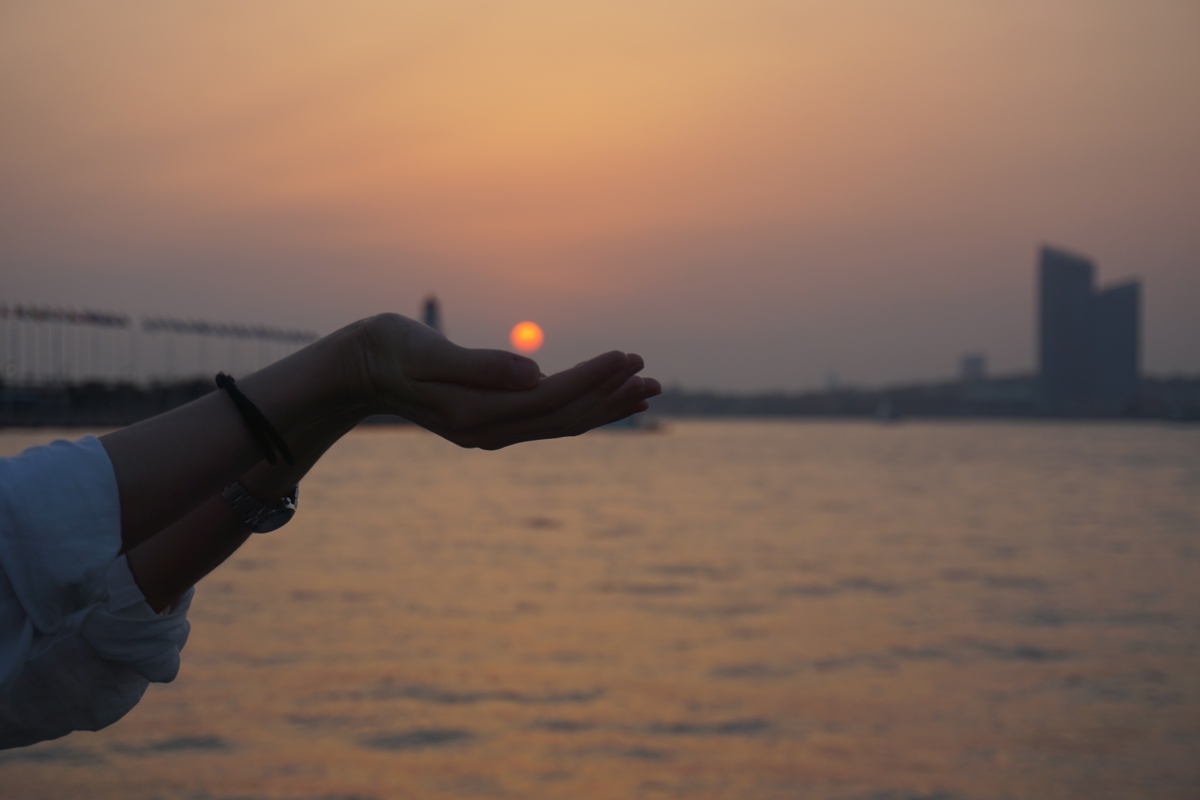
#> input picture photos/2016-10-03_青岛奥帆中心2.JPG, 6000 x 4000 px (shown at 1/5 size); its folder holds 4 pictures in this run
$ python tool.py   (older library calls are emulated)
#> lines starting #> are read from the running program, lines starting #| are printed output that depends on the picture
### ImageProcess.py
# coding=utf-8
from PIL import Image
import shutil
import os

class Graphics:
    '''图片处理类

    参数
    -------
    infile: 输入文件路径
    outfile: 输出文件路径
    '''
    def __init__(self, infile, outfile):
        self.infile = infile
        self.outfile = outfile

    # [41 lines left out: functions fixed_size, resize_by_width, resize_by_height, resize_by_size, not called in this run]


    def cut_by_ratio(self):
        """按照图片长宽进行分割

        ------------
        取中间的部分，裁剪成正方形
        """
        im = Image.open(self.infile)
        (x, y) = im.size
        if x > y:
            region = (int(x/2-y/2), 0, int(x/2+y/2), y)
            #裁切图片
            crop_img = im.crop(region)
            #保存裁切后的图片
            crop_img.save(self.outfile)
        elif x < y:
            region = (0, int(y/2-x/2), x, int(y/2+x/2))
            #裁切图片
            crop_img = im.crop(region)
            #保存裁切后的图片
            crop_img.save(self.outfile)

### tool.py
#coding: utf-8
from PIL import Image
import os
import sys
import json
from datetime import datetime
from ImageProcess import Graphics

# 定义压缩比，数值越大，压缩越小
SIZE_normal = 1.0
SIZE_small = 1.5
SIZE_more_small = 2.0
SIZE_more_small_small = 3.0


def make_directory(directory):
    """创建目录"""
    os.makedirs(directory)

def directory_exists(directory):
    """判断目录是否存在"""
    if os.path.exists(directory):
        return True
    else:
        return False

def list_img_file(directory):
    """列出目录下所有文件，并筛选出图片文件列表返回"""
#> called with directory = 'photos/'
    old_list = os.listdir(directory)
    # print old_list
    new_list = []
    for filename in old_list:
        name, fileformat = filename.split(".")
        if fileformat.lower() == "jpg" or fileformat.lower() == "png" or fileformat.lower() == "gif":
            new_list.append(filename)
    # print new_list
    return new_list


def print_help():
    print("""
    This program helps compress many image files
    you can choose which scale you want to compress your img(jpg/png/etc)
    1) normal compress(4M to 1M around)
    2) small compress(4M to 500K around)
    3) smaller compress(4M to 300K around)
    """)

# [22 lines left out: function compress, not called in this run]
def compress_photo():
    '''调用压缩图片的函数
    '''
    src_dir, des_dir = "photos/", "min_photos/"

    if directory_exists(src_dir):
        if not directory_exists(src_dir):
            make_directory(src_dir)
        # business logic
        file_list_src = list_img_file(src_dir)
    if directory_exists(des_dir):
        if not directory_exists(des_dir):
            make_directory(des_dir)
        file_list_des = list_img_file(des_dir)
        # print file_list
    '''如果已经压缩了，就不再压缩'''
    for i in range(len(file_list_des)):
        if file_list_des[i] in file_list_src:
            file_list_src.remove(file_list_des[i])
    compress('4', des_dir, src_dir, file_list_src)

# [41 lines left out: function handle_photo, not called in this run]

def cut_photo():
    """裁剪算法

    ----------
    调用Graphics类中的裁剪算法，将src_dir目录下的文件进行裁剪（裁剪成正方形）
    """
    src_dir = "photos/"
    if directory_exists(src_dir):
        if not directory_exists(src_dir):
            make_directory(src_dir)
        # business logic
        file_list = list_img_file(src_dir)
        # print file_list
        if file_list:
            print_help()
            for infile in file_list:
                img = Image.open(src_dir+infile)
#> img is the input picture: PIL image 6000x4000 RGB; mean R, G, B 126.9, 101.3, 87.1
                Graphics(infile=src_dir+infile, outfile=src_dir + infile).cut_by_ratio()
#> in cut_by_ratio, `crop_img = im.crop(region)`:
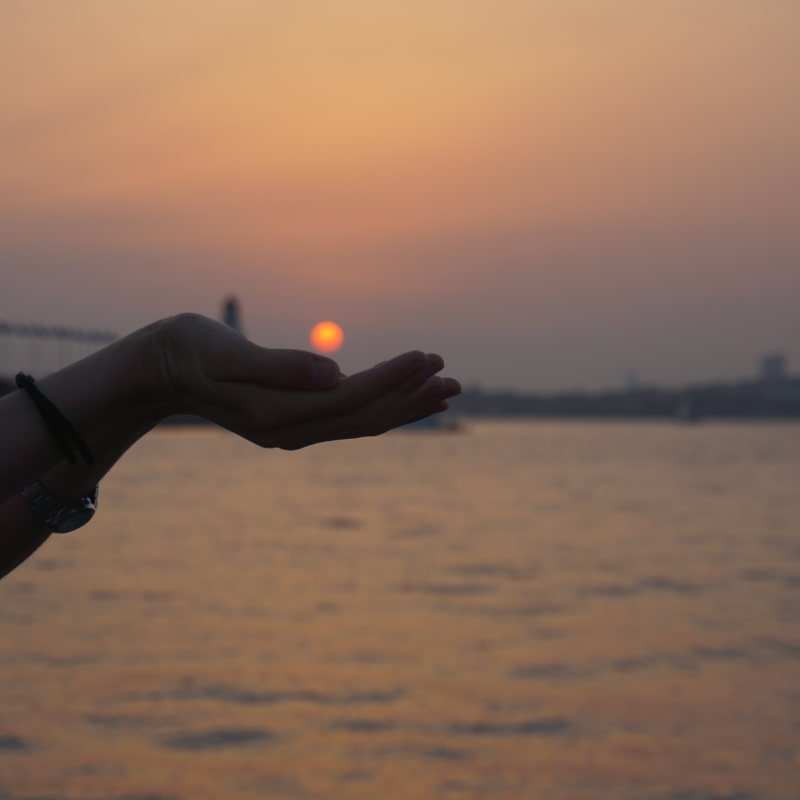
#> crop_img: PIL image 4000x4000 RGB (shown at 1/5 size); mean R, G, B 140.1, 109, 90.1
#> pass 2 of the loop in cut_photo, `for infile in file_list:`:
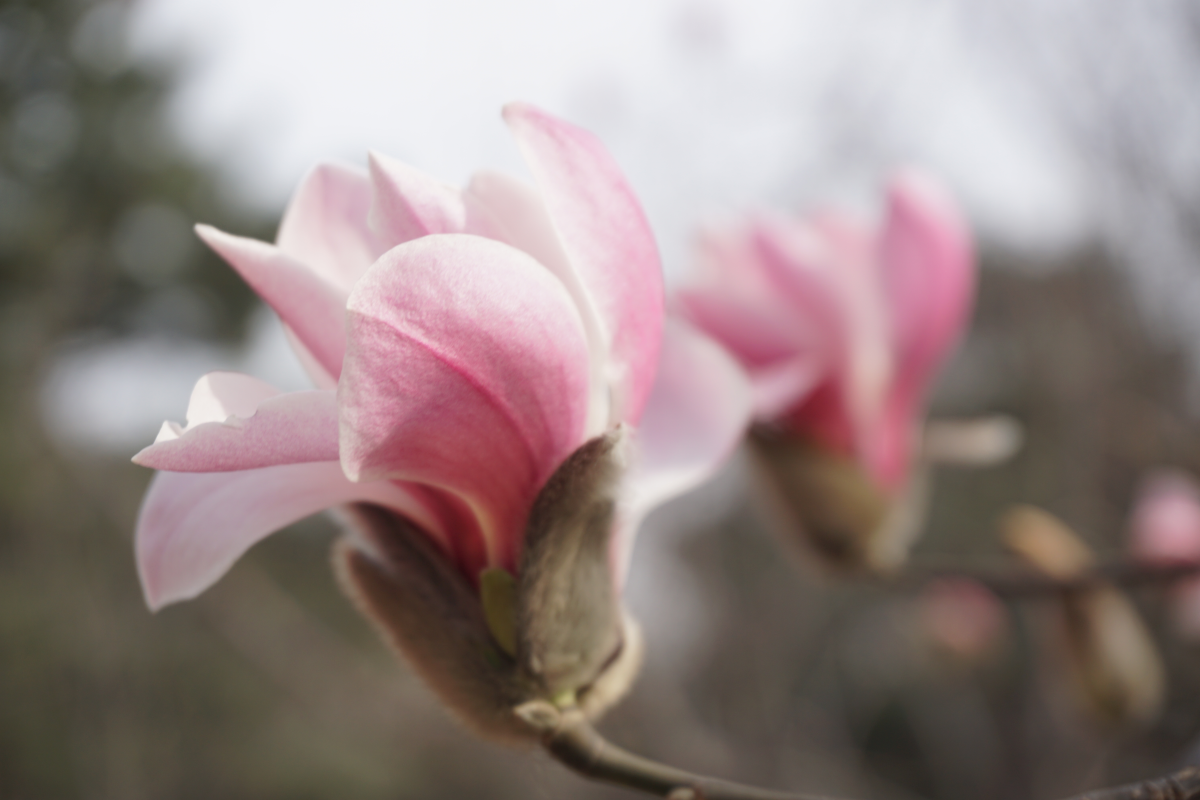
#> input picture photos/2017-03-11_北京植物园.JPG, 6000 x 4000 px (shown at 1/5 size)
#> in cut_photo, img is the input picture: PIL image 6000x4000 RGB; mean R, G, B 148.2, 132.9, 131
#> in cut_by_ratio (call 2), `crop_img = im.crop(region)`:
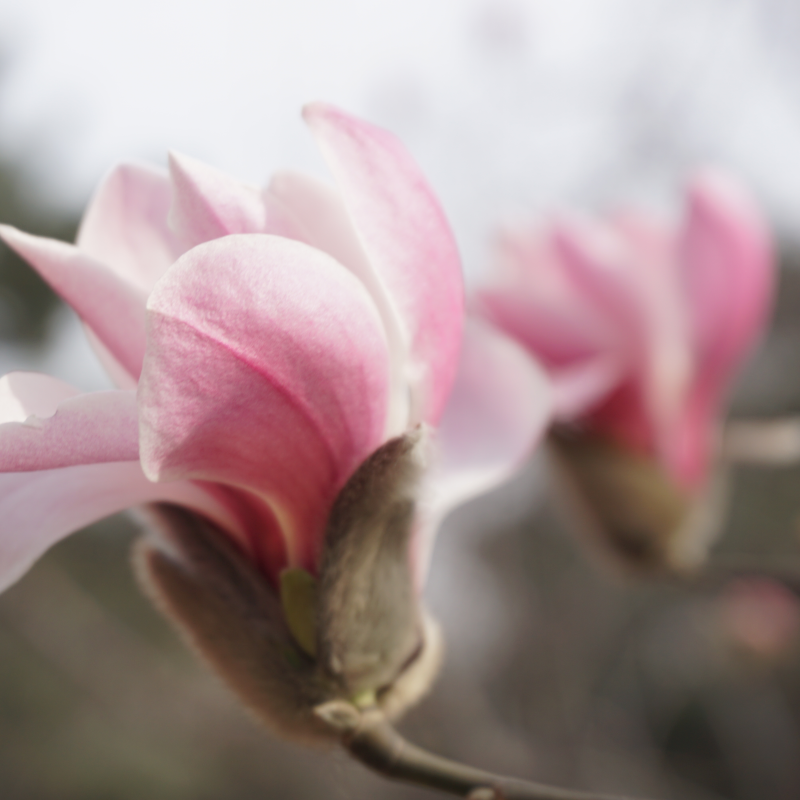
#> crop_img: PIL image 4000x4000 RGB (shown at 1/5 size); mean R, G, B 165.3, 145.2, 145.2
#> pass 3 of the loop in cut_photo, `for infile in file_list:`:
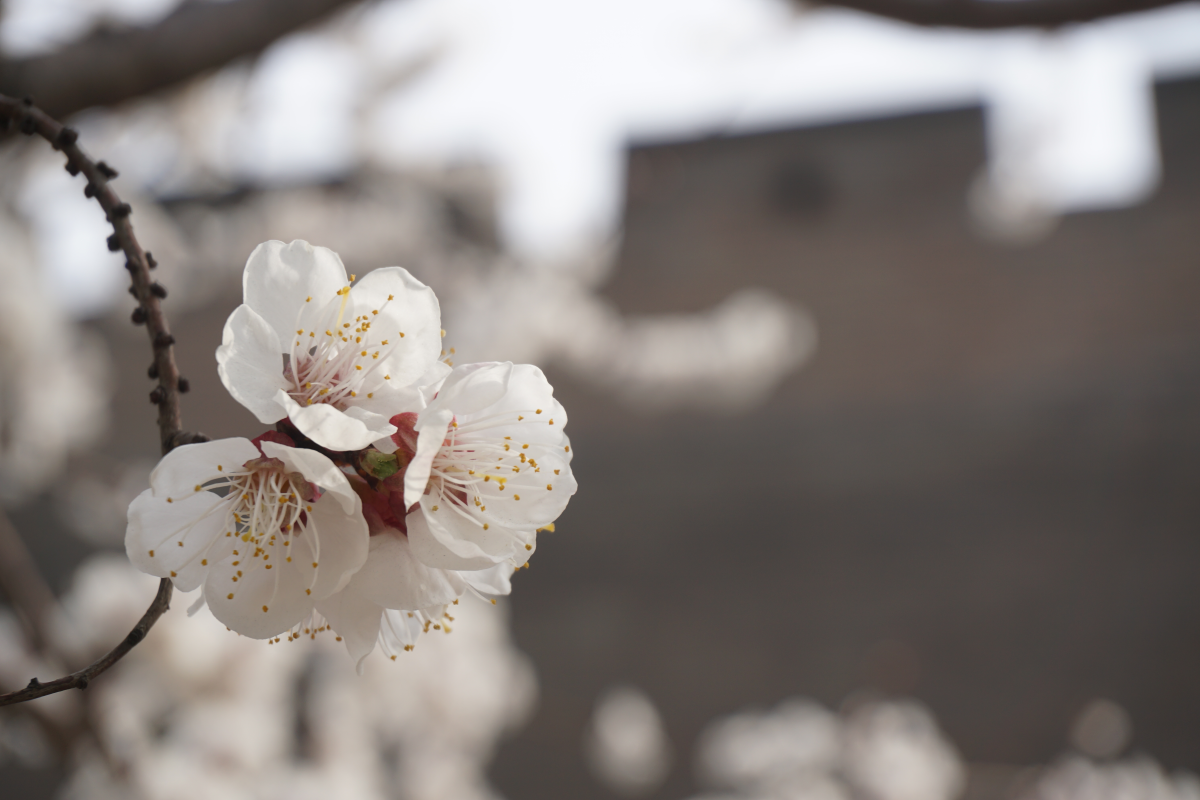
#> input picture photos/2017-04-11_平遥古城.JPG, 6000 x 4000 px (shown at 1/5 size)
#> in cut_photo, img is the input picture: PIL image 6000x4000 RGB; mean R, G, B 134.4, 127.8, 124.2
#> in cut_by_ratio (call 3), `crop_img = im.crop(region)`:
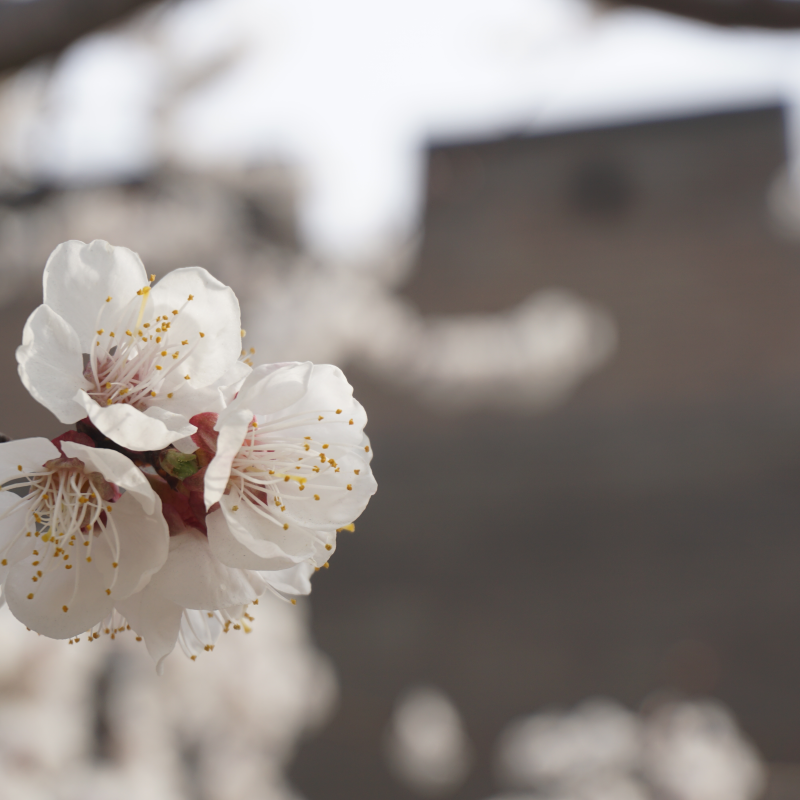
#> crop_img: PIL image 4000x4000 RGB (shown at 1/5 size); mean R, G, B 144.1, 136.9, 132.8
#> the loop made 4 passes; the first 3 are shown
        else:
            pass
    else:
        print("source directory not exist!")


# [10 lines left out: function git_operation, not called in this run]

if __name__ == "__main__":
    cut_photo()        # 裁剪图片，裁剪成正方形，去中间部分
    compress_photo()   # 压缩图片，并保存到mini_photos文件夹下
#> in compress_photo, `src_dir, des_dir = "photos/", "min_photos/"`: src_dir = 'photos/'; des_dir = 'min_photos/'
#> in compress_photo, `file_list_src = list_img_file(src_dir)`: file_list_src = ['2016-10-03_青岛奥帆中心2.JPG', '2017-03-11_北京植物园.JPG', '2017-04-11_平遥古城.JPG', '2017-10-04_大连东港2.JPG']
#> (the run stopped early here; a loop or call above may not have finished)
